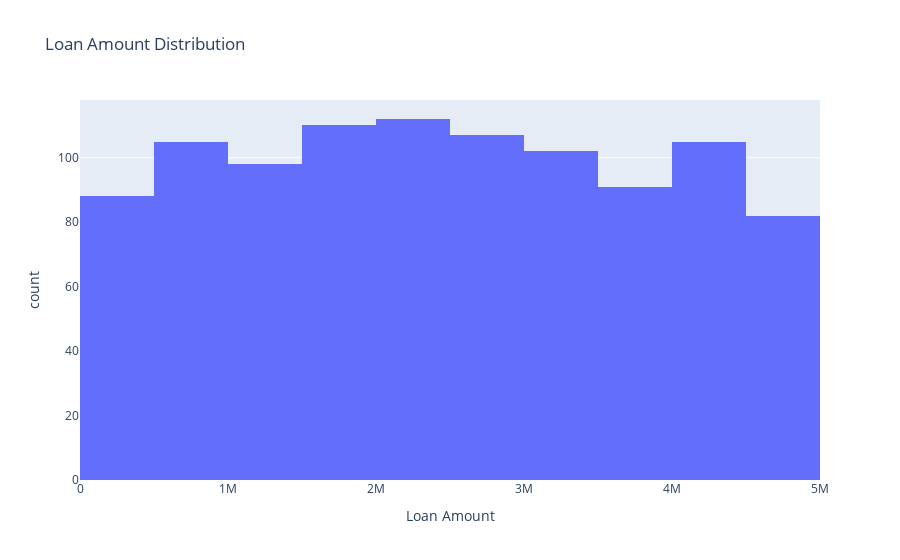

Notebook code for this chart:
### Code cell
loan_amount_fig = px.histogram(df, x='Loan Amount', 
                               nbins=20, 
                               title='Loan Amount Distribution')
loan_amount_fig.show()

### Figure 1 — Plotly figure (JSON) as saved in the notebook; plotly's stock layout.template omitted (floating-point values rounded to 4 significant figures; data arrays with more than 128 entries replaced by an {"elided": "..."} marker saying what was removed)
{"data": [{"alignmentgroup": "True", "bingroup": "x", "hovertemplate": "Loan Amount=%{x}<br>count=%{y}<extra></extra>", "legendgroup": "", "marker": {"color": "#636efa", "pattern": {"shape": ""}}, "name": "", "nbinsx": 20, "offsetgroup": "", "orientation": "v", "showlegend": false, "type": "histogram", "x": {"elided": "1000 int values"}, "xaxis": "x", "yaxis": "y"}], "layout": {"autosize": true, "barmode": "relative", "legend": {"tracegroupgap": 0}, "title": {"text": "Loan Amount Distribution"}, "xaxis": {"anchor": "y", "autorange": true, "domain": [0, 1], "range": [-0.5, 5000000.0], "title": {"text": "Loan Amount"}, "type": "linear"}, "yaxis": {"anchor": "x", "autorange": true, "domain": [0, 1], "range": [0, 117.9], "title": {"text": "count"}}}}
